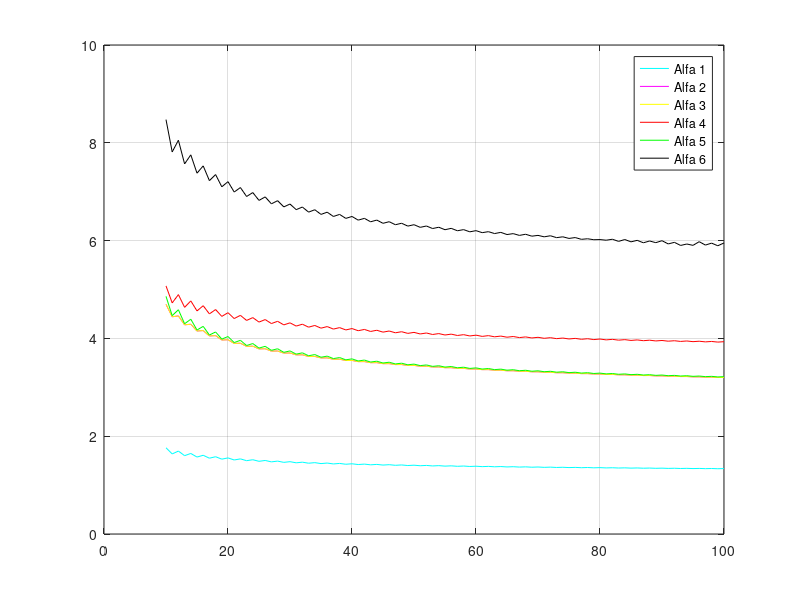

Here is the MATLAB script that generated this plot:
close all;
clc;
clear;

func = @(x) 1000./(x.^2 -7.*x + 73);

dfunc = @(x) -(1000*(-7 + 2.*x))./(73 - 7.*x + x.^2).^2;

d2func = @(x) (6000*(-8 - 7.*x + x.^2))./(73 - 7.*x + x.^2).^3;

Alfa1 =[];
Alfa2 =[];
Alfa3 =[];
Alfa4 =[];
Alfa5 =[];
Alfa6 =[];

for j = 10:100
 
		x = linspace(2, 4, j);
		[d, ind] = min(abs(x - 3));
		h=x(2)-x(1);
		k=rand * 0.0001 - 0.00005;
		
		f12 = func(x(ind - 2)) + k;
    f11 = func(x(ind - 1)) + k;
    f0 = func(x(ind)) + k;
    f1 = func(x(ind + 1)) + k;
    f2 = func(x(ind + 2)) + k;
    f3 = func(x(ind + 3)) + k;    
% Первая производная (наиваня)
    p1 = (f1 - f0)/h;
    del1 = abs(dfunc(x(ind)) - p1);
    alpha1 = -log(del1)/log(ind);
    Alfa1= [Alfa1 alpha1];
        
% Первая производная (h^2)        
    p2 = (f1 - f11)/(2*h);
    del2 = abs(dfunc(x(ind)) - p2);
    alpha2 = -log(del2)/log(ind);
    Alfa2= [Alfa2 alpha2];    
% Фурмала Рунге-Кутге (h^2)       
    p3 = (-3 * f0 + 4 * f1 - f2)/(2*h);
    del3 = abs(dfunc(x(ind)) - p2);
    alpha3 = -log(del3)/log(ind);
    Alfa3= [Alfa3 alpha3];       
% Фурмала Рунге-Кутге (h^3)
    p4 = (-11 * f0 + 18 * f1 - 9 * f2 + 2 * f3)/(6*h);
    del4 = abs(dfunc(x(ind)) - p4);
    alpha4 = -log(del4)/log(ind);
    Alfa4= [Alfa4 alpha4];         
% Вторая производная по одной точке       
    p5 = (f1 - 2 * f0 + f11)/(h^2);
    del5 = abs(d2func(x(ind)) - p5);
    alpha5 = -log(del5)/log(ind);
    Alfa5= [Alfa5 alpha5];        
% Вторая производная по двум точкам        
    p6 = (- f12 + 16 * f11 - 30 * f0 + 16 * f1 - f2)/(12 * h^2);
    del6 = abs(d2func(x(ind)) - p6);
    alpha6 = -log(del6)/log(ind);
    Alfa6= [Alfa6 alpha6];          
end

j=10:100;
plot (j, Alfa1, 'c');
hold on 
plot (j, Alfa2, 'm');
plot (j, Alfa3, 'y');
plot (j, Alfa4, 'r');
plot (j, Alfa5, 'g');
plot (j, Alfa6, 'k');
legend('Alfa 1', 'Alfa 2', 'Alfa 3', 'Alfa 4', 'Alfa 5', 'Alfa 6');
grid on;